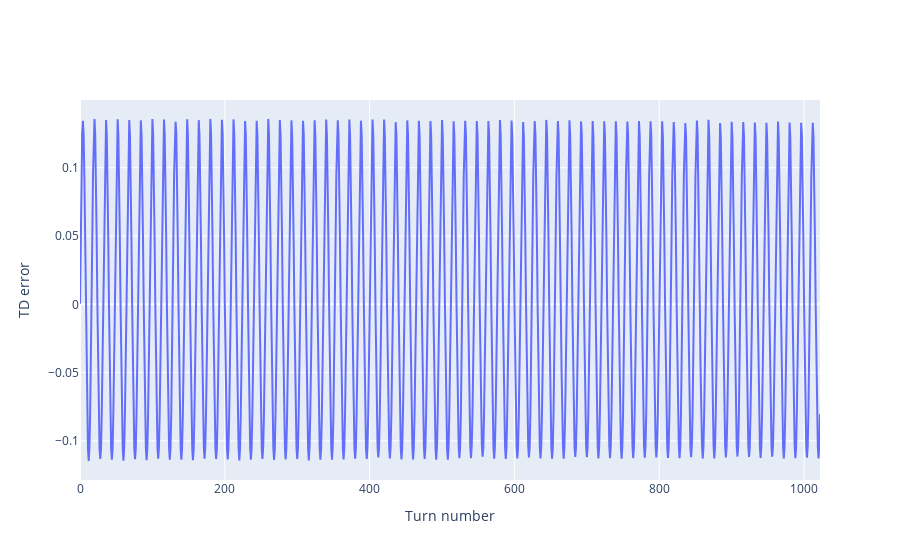

The cell this chart's notebook holds for it:
### Code cell
td_error_plot(turn_results)

### Figure 1 — Plotly figure (JSON) as saved in the notebook; plotly's stock layout.template omitted (floating-point values rounded to 4 significant figures; data arrays with more than 128 entries replaced by an {"elided": "..."} marker saying what was removed)
{"data": [{"name": "TD error", "type": "scatter", "y": {"elided": "1023 float values"}}], "layout": {"xaxis": {"title": {"text": "Turn number"}}, "yaxis": {"title": {"text": "TD error"}}}}
